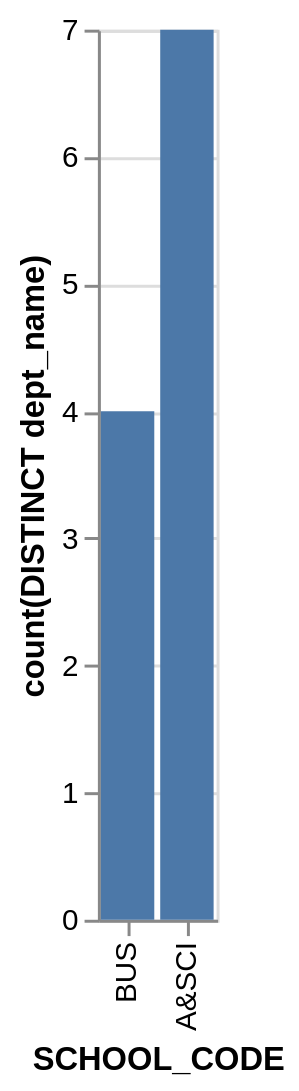

Express this chart as Vega-Lite.
### Vega-Lite specification from a JSON file in a GitHub repository (floating-point values rounded to 4 significant figures)
{"data": {"values": [{"x_data": "BUS", "y_data": 4}, {"x_data": "A&SCI", "y_data": 7}]}, "mark": "bar", "encoding": {"x": {"field": "x_data", "type": "nominal", "title": "SCHOOL_CODE", "sort": {"op": "sum", "field": "y_data", "order": "ascending"}}, "y": {"field": "y_data", "type": "quantitative", "title": "count(DISTINCT dept_name)"}}}
